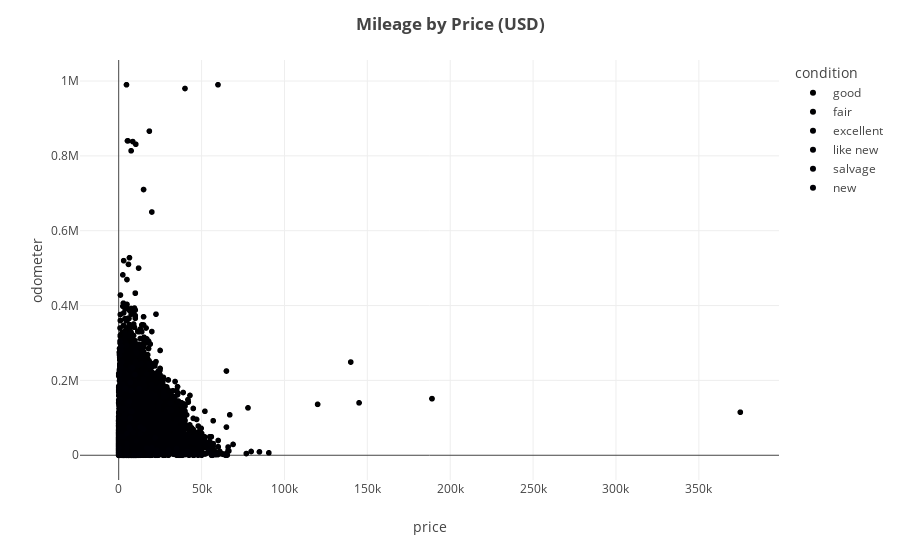

The notebook cell saved with this chart:
### Code cell
fig2.show()

### Figure 1 — Plotly figure (JSON) as saved in the notebook; plotly's stock layout.template omitted (floating-point values rounded to 4 significant figures; data arrays with more than 128 entries replaced by an {"elided": "..."} marker saying what was removed)
{"data": [{"hovertemplate": "condition=good<br>price=%{x}<br>odometer=%{y}<extra></extra>", "legendgroup": "good", "marker": {"color": "#000001", "symbol": "circle"}, "mode": "markers", "name": "good", "showlegend": true, "type": "scattergl", "x": {"elided": "9146 int values"}, "xaxis": "x", "y": {"elided": "9146 int values"}, "yaxis": "y"}, {"hovertemplate": "condition=fair<br>price=%{x}<br>odometer=%{y}<extra></extra>", "legendgroup": "fair", "marker": {"color": "#000002", "symbol": "circle"}, "mode": "markers", "name": "fair", "showlegend": true, "type": "scattergl", "x": {"elided": "736 int values"}, "xaxis": "x", "y": {"elided": "736 int values"}, "yaxis": "y"}, {"hovertemplate": "condition=excellent<br>price=%{x}<br>odometer=%{y}<extra></extra>", "legendgroup": "excellent", "marker": {"color": "#000003", "symbol": "circle"}, "mode": "markers", "name": "excellent", "showlegend": true, "type": "scattergl", "x": {"elided": "11212 int values"}, "xaxis": "x", "y": {"elided": "11212 int values"}, "yaxis": "y"}, {"hovertemplate": "condition=like new<br>price=%{x}<br>odometer=%{y}<extra></extra>", "legendgroup": "like new", "marker": {"color": "#000004", "symbol": "circle"}, "mode": "markers", "name": "like new", "showlegend": true, "type": "scattergl", "x": {"elided": "2190 int values"}, "xaxis": "x", "y": {"elided": "2190 int values"}, "yaxis": "y"}, {"hovertemplate": "condition=salvage<br>price=%{x}<br>odometer=%{y}<extra></extra>", "legendgroup": "salvage", "marker": {"color": "#000005", "symbol": "circle"}, "mode": "markers", "name": "salvage", "showlegend": true, "type": "scattergl", "x": [600, 1000, 5500, 5000, 2500, 1800, 580, 800, 12900, 5500, 4500, 3750, 800, 4000, 800, 800, 1500, 800, 10700, 1200, 3500, 800, 13200, 1200, 1200, 1000, 4500, 500, 1000, 3500, 8750, 750, 5000, 3000, 6000, 2500, 500, 2500, 2250, 1000, 600, 1500, 2000, 3000, 5000, 5000, 500, 1500, 850, 3500, 5000, 2900, 2700], "xaxis": "x", "y": [216348, 285000, 120000, 175000, 482000, 249000, 128000, null, 57500, 116600, 9621, 97800, 150000, null, 174048, 305000, 279000, 240500, 38000, 50000, 108000, 221000, null, 180000, null, 119000, 9621, 180808, 235265, 125000, 60925, null, 140200, 49675, 135000, 100000, 148000, null, 190000, 168000, 201000, 291000, null, null, 32325, 100, 267372, 173000, 238240, 106251, 20000, null, 181500], "yaxis": "y"}, {"hovertemplate": "condition=new<br>price=%{x}<br>odometer=%{y}<extra></extra>", "legendgroup": "new", "marker": {"color": "#000006", "symbol": "circle"}, "mode": "markers", "name": "new", "showlegend": true, "type": "scattergl", "x": [34000, 30000, 23000, 7000, 37490, 12, 84900, 7500, 12300, 29900, 3995, 42000, 42500, 1, 4950, 12995, 6300, 4950, 58500, 35000, 3995, 250, 23000, 1, 16950, 54000, 38800, 14995, 41500, 7900, 38414, 50025, 64493, 22525, 56004, 56004, 22146, 6500, 9200, 16200, 18000, 26000, 12500, 38900, 30000, 36494, 36347, 36347, 36347, 56504, 45613, 47950, 56504, 46200, 21999, 20000, 9800, 7100, 22300, 6995, 6800, 8200, 19000, 66000], "xaxis": "x", "y": [3396, 6893, 13800, 194700, 23, null, 9000, 172000, 178000, 8002, 179000, 9000, 128, 7500, 58000, 75356, 75000, 98, 1399, 18000, null, 100, 12000, 19500, 19300, 10200, 1261, 69500, 10500, 117000, 7, 5, 7, 20, null, 5, 7, 144000, 70, null, 7, 6000, 2115, 5000, 13411, 5, null, 5, 5, 7, null, 8, 7, 1428, 46574, 20000, 215000, null, null, 99371, 69000, 234000, 12632, 22000], "yaxis": "y"}], "layout": {"legend": {"title": {"text": "condition"}, "tracegroupgap": 0}, "margin": {"t": 60}, "title": {"text": "<b>Mileage by Price (USD)</b>"}, "xaxis": {"anchor": "y", "domain": [0, 1], "title": {"text": "price"}}, "yaxis": {"anchor": "x", "domain": [0, 1], "title": {"text": "odometer"}}}}
